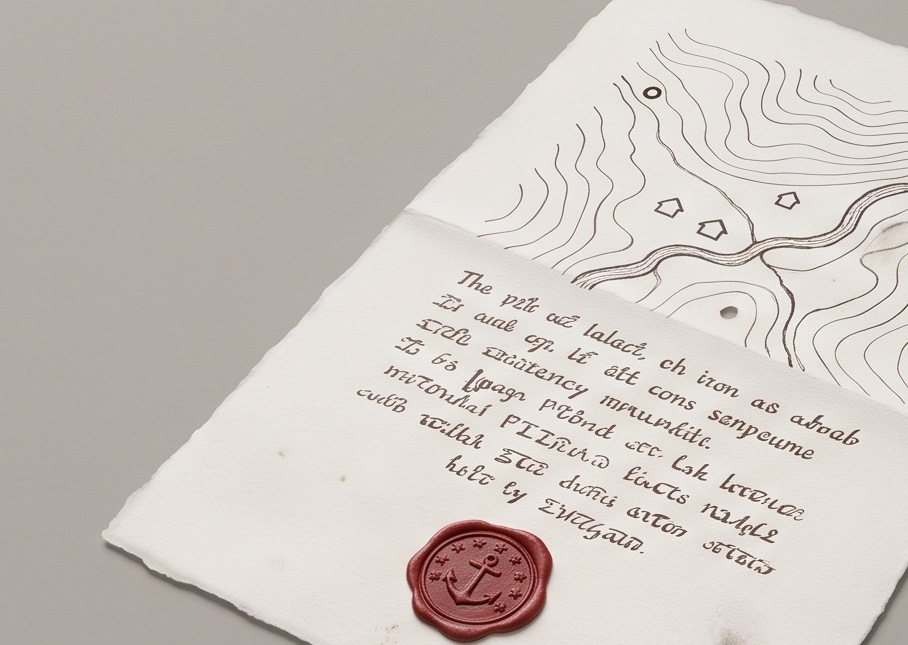
#> input picture ai-film/the-weight-of-heaven/refs/crops/PROP_P04_lifting-warrant_hero.jpg, 908 x 645 px
$ python soften_warrant_writing.py
#> lines starting #> are read from the running program, lines starting #| are printed output that depends on the picture
#!/usr/bin/env python3
"""The lifting warrant's main view with its handwriting softened to faint strokes. A local edit; nothing generated.

    /root/leonxlnx/earshot/.venv/bin/python tools/soften_warrant_writing.py
        ->  refs/crops/PROP_P04_lifting-warrant_hero_soft.jpg

In the approved sheet's main view the writing is the largest thing on the page, sharp, and in letters that can nearly
be read ("The", "iron", "by"). A reference beats the words that contradict it, Q09 came back with Latin-looking letters
on the treaty slab, and Q10 has a close view of one of these sheets. The band of writing is blurred along its own lines
until no letter has a shape; the paper, the small map and the red wax are untouched. The approved file is not changed.
"""
import os
import numpy as np
from PIL import Image, ImageDraw
from scipy import ndimage

HERE = os.path.dirname(os.path.dirname(os.path.abspath(__file__)))
P = lambda *a: os.path.join(HERE, *a)
ANGLE = 21.5                                   # the slope of the lines of writing in this view, degrees (down to the right)


def main():
    im = Image.open(P('refs/crops/PROP_P04_lifting-warrant_hero.jpg')).convert('RGB'); W, H = im.size
#> in main, im is the input picture: PIL image 908x645 RGB; mean R, G, B 204.9, 197.7, 192
#> after `W, H = im.size`: W = 908; H = 645
    a = np.asarray(im).astype(np.float32) / 255
    r = np.asarray(im.rotate(ANGLE, resample=Image.BICUBIC, expand=True)).astype(np.float32) / 255      # the lines made level
    r = ndimage.gaussian_filter(r, (1.2, 9, 0))                                                          # smeared along themselves
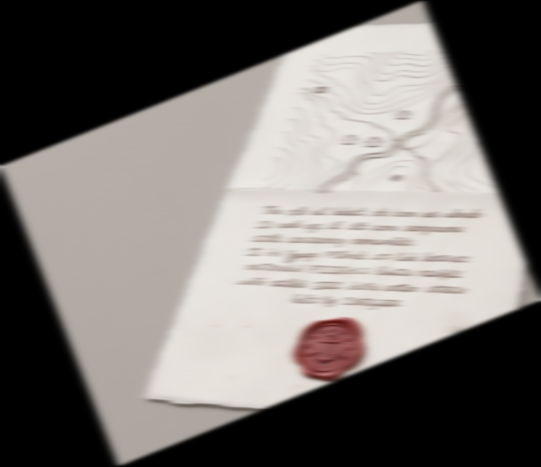
#> r: shape (933, 1082, 3) float32 (shown at 1/2 size); mean R, G, B 0.465, 0.449, 0.436
    back = Image.fromarray((np.clip(r, 0, 1) * 255).astype(np.uint8)).rotate(-ANGLE, resample=Image.BICUBIC, expand=True)
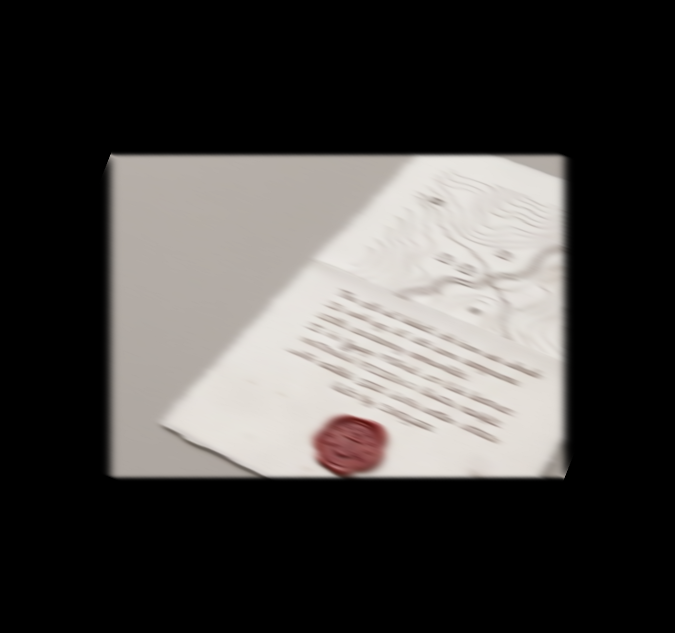
#> back: PIL image 1350x1265 RGB (shown at 1/2 size); mean R, G, B 69.8, 67.3, 65.4
    bw, bh = back.size; back = np.asarray(back.crop(((bw - W) // 2, (bh - H) // 2, (bw - W) // 2 + W, (bh - H) // 2 + H))).astype(np.float32) / 255
#> after `bw, bh = back.size`: bw = 1350; bh = 1265
#> after `back = np.asarray(back.crop(((bw - W) // 2, (bh - H) // 2, (bw - W) //`:
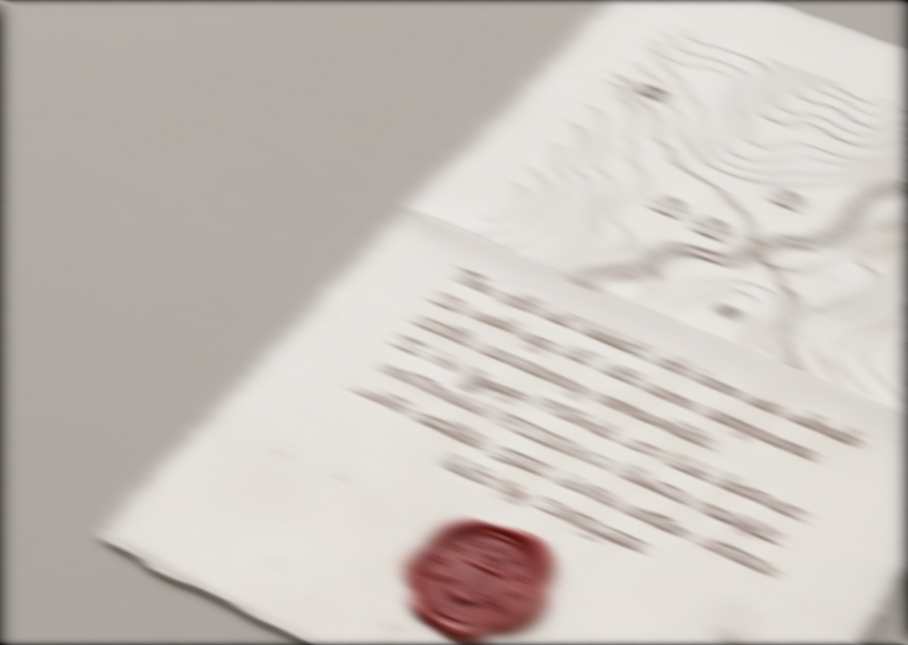
#> back: shape (645, 908, 3) float32; mean R, G, B 0.789, 0.761, 0.738
    m = Image.new('L', (W, H), 0); d = ImageDraw.Draw(m)
#> after `m = Image.new('L', (W, H), 0)`: m: PIL image 908x645 L; every value is 0
    d.polygon([(395, 262), (470, 250), (880, 405), (800, 600), (590, 585), (350, 500), (340, 380)], fill=255)   # the band of writing
    d.ellipse((392, 505, 568, 640), fill=0)                                                              # not the wax
    m = ndimage.gaussian_filter(np.asarray(m).astype(np.float32) / 255, 5)[..., None]
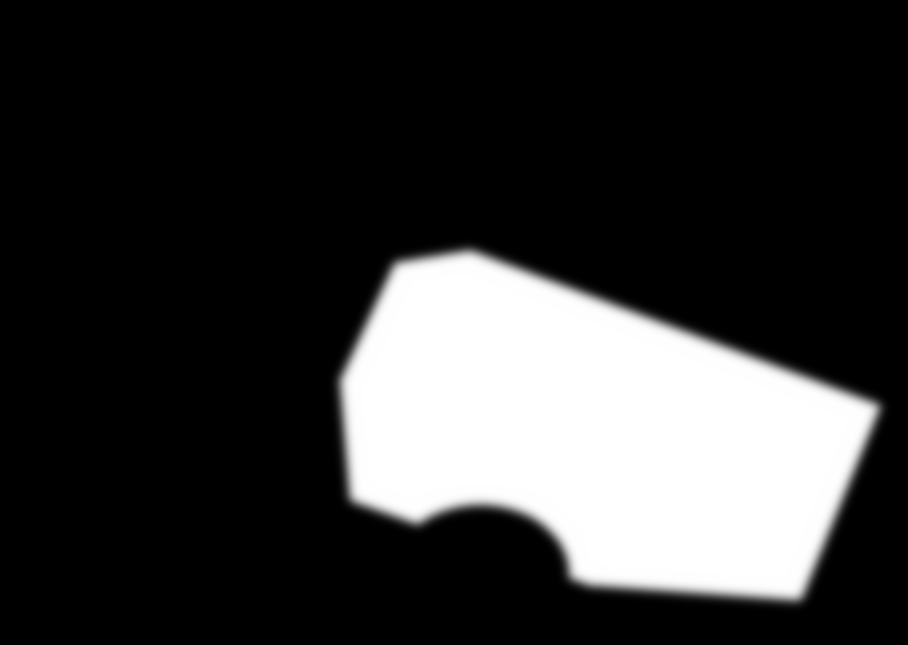
#> m: shape (645, 908, 1) float32; min 0, max 1, mean 0.21
    paper = ndimage.gaussian_filter(a, (25, 25, 0))
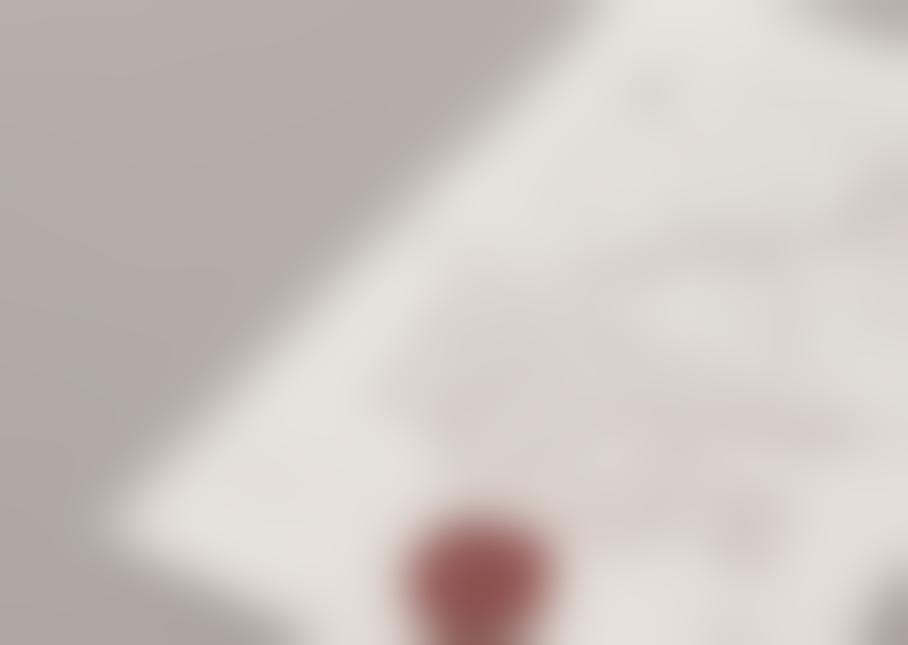
#> paper: shape (645, 908, 3) float32; mean R, G, B 0.803, 0.774, 0.753
    soft = back * 0.62 + paper * 0.38                                                                    # and a little fainter
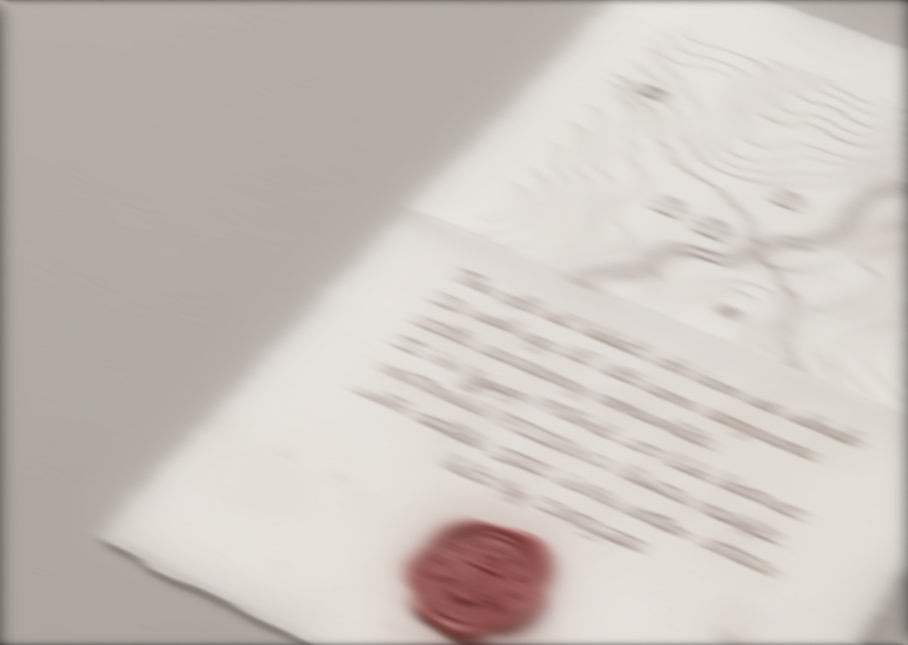
#> soft: shape (645, 908, 3) float32; mean R, G, B 0.795, 0.766, 0.744
    out = a * (1 - m) + soft * m
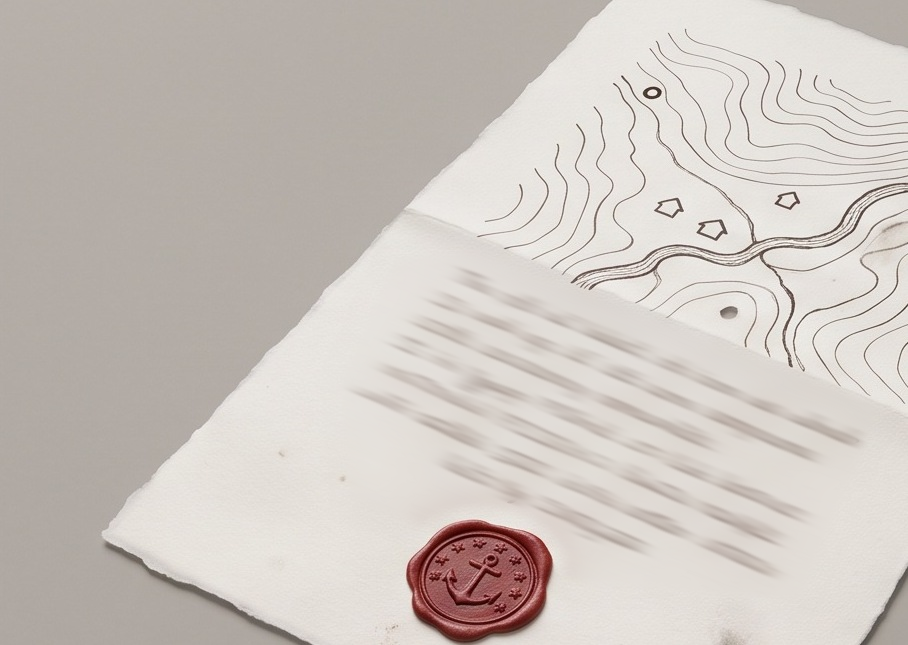
#> out: shape (645, 908, 3) float32; mean R, G, B 0.802, 0.773, 0.751
    dst = P('refs/crops/PROP_P04_lifting-warrant_hero_soft.jpg')
    Image.fromarray((np.clip(out, 0, 1) * 255 + 0.5).astype(np.uint8)).save(dst, quality=95); print('wrote', os.path.relpath(dst, HERE), (W, H))
#| wrote refs/crops/PROP_P04_lifting-warrant_hero_soft.jpg (908, 645)


if __name__ == '__main__':
    main()

$ run again, with ai-film/the-weight-of-heaven/refs/crops/PROP_P05_the-shard_hero.jpg copied over ai-film/the-weight-of-heaven/refs/crops/PROP_P04_lifting-warrant_hero.jpg
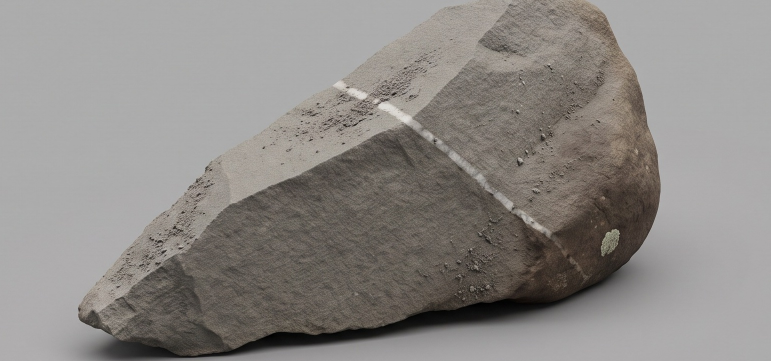
#> input picture ai-film/the-weight-of-heaven/refs/crops/PROP_P05_the-shard_hero.jpg, 1541 x 722 px (shown at 1/2 size)
#> in main, im is the input picture: PIL image 1541x722 RGB; mean R, G, B 140.4, 136.6, 133.2
#> in main, `m = ndimage.gaussian_filter(np.asarray(m).astype(np.float32) / 255, 5)..`:
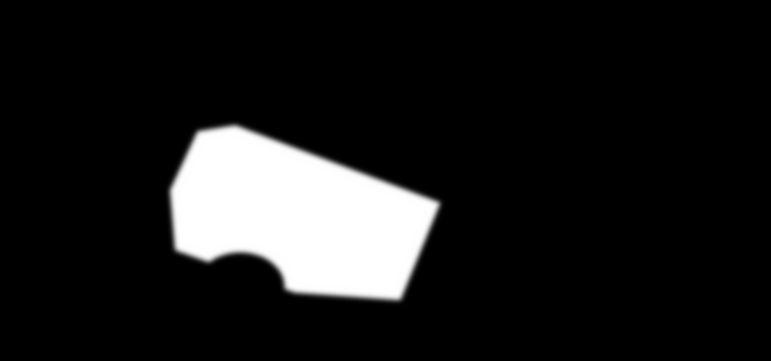
#> m: shape (722, 1541, 1) float32 (shown at 1/2 size); min 0, max 1, mean 0.111
#> in main, `paper = ndimage.gaussian_filter(a, (25, 25, 0))`:
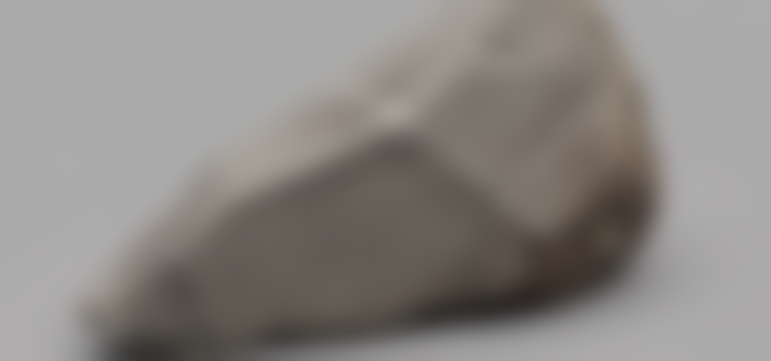
#> paper: shape (722, 1541, 3) float32 (shown at 1/2 size); mean R, G, B 0.552, 0.537, 0.524
#| wrote refs/crops/PROP_P04_lifting-warrant_hero_soft.jpg (1541, 722)
